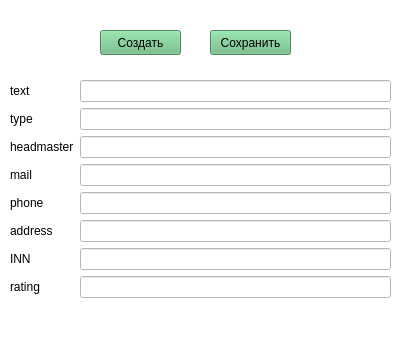
<?xml version="1.0" encoding="UTF-8"?>
<ui version="4.0">
 <class>Form</class>
 <widget class="QWidget" name="Form">
  <property name="geometry">
   <rect>
    <x>0</x>
    <y>0</y>
    <width>401</width>
    <height>341</height>
   </rect>
  </property>
  <property name="windowTitle">
   <string>Form</string>
  </property>
  <property name="styleSheet">
   <string notr="true">background: white;
color: black;</string>
  </property>
  <widget class="QPushButton" name="btn_add">
   <property name="geometry">
    <rect>
     <x>100</x>
     <y>30</y>
     <width>81</width>
     <height>25</height>
    </rect>
   </property>
   <property name="styleSheet">
    <string notr="true">background-color: #67BA80;</string>
   </property>
   <property name="text">
    <string>Создать</string>
   </property>
  </widget>
  <widget class="QPushButton" name="btn_edit">
   <property name="geometry">
    <rect>
     <x>210</x>
     <y>30</y>
     <width>81</width>
     <height>25</height>
    </rect>
   </property>
   <property name="styleSheet">
    <string notr="true">background-color: #67BA80;</string>
   </property>
   <property name="text">
    <string>Сохранить</string>
   </property>
  </widget>
  <widget class="QWidget" name="formLayoutWidget">
   <property name="geometry">
    <rect>
     <x>10</x>
     <y>80</y>
     <width>381</width>
     <height>251</height>
    </rect>
   </property>
   <layout class="QFormLayout" name="formLayout">
    <item row="0" column="0">
     <widget class="QLabel" name="label">
      <property name="text">
       <string>text</string>
      </property>
     </widget>
    </item>
    <item row="0" column="1">
     <widget class="QLineEdit" name="edt_title"/>
    </item>
    <item row="1" column="0">
     <widget class="QLabel" name="label_2">
      <property name="text">
       <string>type</string>
      </property>
     </widget>
    </item>
    <item row="1" column="1">
     <widget class="QLineEdit" name="edt_type"/>
    </item>
    <item row="2" column="0">
     <widget class="QLabel" name="label_3">
      <property name="text">
       <string>headmaster</string>
      </property>
     </widget>
    </item>
    <item row="2" column="1">
     <widget class="QLineEdit" name="edt_headmaster"/>
    </item>
    <item row="3" column="0">
     <widget class="QLabel" name="label_4">
      <property name="text">
       <string>mail</string>
      </property>
     </widget>
    </item>
    <item row="3" column="1">
     <widget class="QLineEdit" name="edt_mail"/>
    </item>
    <item row="4" column="0">
     <widget class="QLabel" name="label_5">
      <property name="text">
       <string>phone</string>
      </property>
     </widget>
    </item>
    <item row="4" column="1">
     <widget class="QLineEdit" name="edt_phone"/>
    </item>
    <item row="5" column="0">
     <widget class="QLabel" name="label_6">
      <property name="text">
       <string>address</string>
      </property>
     </widget>
    </item>
    <item row="5" column="1">
     <widget class="QLineEdit" name="edt_address"/>
    </item>
    <item row="6" column="0">
     <widget class="QLabel" name="label_7">
      <property name="text">
       <string>INN</string>
      </property>
     </widget>
    </item>
    <item row="6" column="1">
     <widget class="QLineEdit" name="edt_inn"/>
    </item>
    <item row="7" column="0">
     <widget class="QLabel" name="label_8">
      <property name="text">
       <string>rating</string>
      </property>
     </widget>
    </item>
    <item row="7" column="1">
     <widget class="QLineEdit" name="edt_rating"/>
    </item>
   </layout>
  </widget>
 </widget>
 <resources/>
 <connections/>
</ui>
